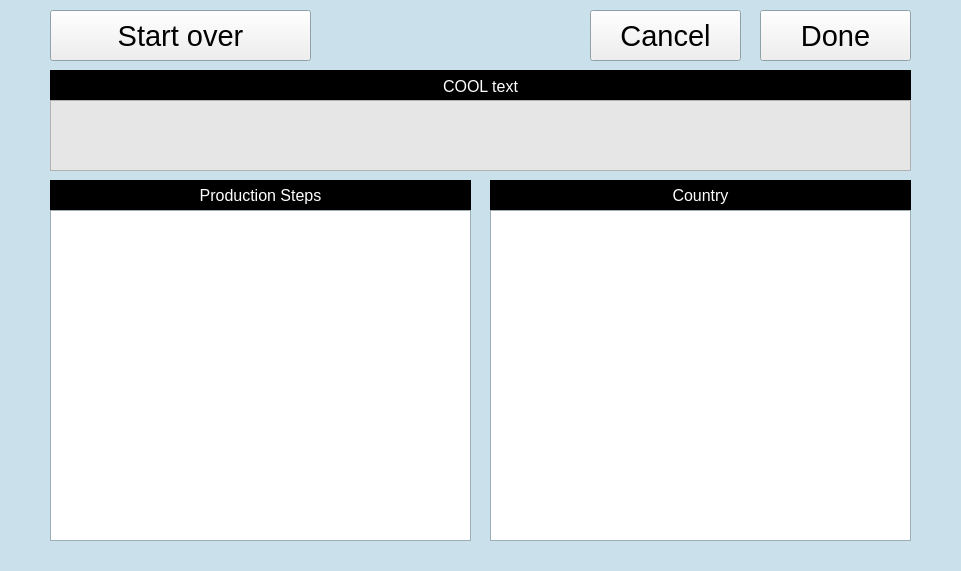
<?xml version="1.0" encoding="UTF-8"?>
<ui version="4.0">
 <class>ShortListEditor</class>
 <widget class="QWidget" name="ShortListEditor">
  <property name="windowModality">
   <enum>Qt::NonModal</enum>
  </property>
  <property name="enabled">
   <bool>true</bool>
  </property>
  <property name="geometry">
   <rect>
    <x>0</x>
    <y>0</y>
    <width>961</width>
    <height>571</height>
   </rect>
  </property>
  <property name="minimumSize">
   <size>
    <width>961</width>
    <height>571</height>
   </size>
  </property>
  <property name="maximumSize">
   <size>
    <width>961</width>
    <height>571</height>
   </size>
  </property>
  <property name="palette">
   <palette>
    <active>
     <colorrole role="Base">
      <brush brushstyle="SolidPattern">
       <color alpha="255">
        <red>255</red>
        <green>255</green>
        <blue>255</blue>
       </color>
      </brush>
     </colorrole>
     <colorrole role="Window">
      <brush brushstyle="SolidPattern">
       <color alpha="255">
        <red>202</red>
        <green>224</green>
        <blue>235</blue>
       </color>
      </brush>
     </colorrole>
    </active>
    <inactive>
     <colorrole role="Base">
      <brush brushstyle="SolidPattern">
       <color alpha="255">
        <red>255</red>
        <green>255</green>
        <blue>255</blue>
       </color>
      </brush>
     </colorrole>
     <colorrole role="Window">
      <brush brushstyle="SolidPattern">
       <color alpha="255">
        <red>202</red>
        <green>224</green>
        <blue>235</blue>
       </color>
      </brush>
     </colorrole>
    </inactive>
    <disabled>
     <colorrole role="Base">
      <brush brushstyle="SolidPattern">
       <color alpha="255">
        <red>202</red>
        <green>224</green>
        <blue>235</blue>
       </color>
      </brush>
     </colorrole>
     <colorrole role="Window">
      <brush brushstyle="SolidPattern">
       <color alpha="255">
        <red>202</red>
        <green>224</green>
        <blue>235</blue>
       </color>
      </brush>
     </colorrole>
    </disabled>
   </palette>
  </property>
  <property name="windowTitle">
   <string notr="true">Form</string>
  </property>
  <property name="autoFillBackground">
   <bool>true</bool>
  </property>
  <widget class="QPushButton" name="butDone">
   <property name="geometry">
    <rect>
     <x>760</x>
     <y>10</y>
     <width>151</width>
     <height>51</height>
    </rect>
   </property>
   <property name="sizePolicy">
    <sizepolicy hsizetype="Fixed" vsizetype="Fixed">
     <horstretch>0</horstretch>
     <verstretch>0</verstretch>
    </sizepolicy>
   </property>
   <property name="minimumSize">
    <size>
     <width>151</width>
     <height>51</height>
    </size>
   </property>
   <property name="maximumSize">
    <size>
     <width>151</width>
     <height>51</height>
    </size>
   </property>
   <property name="font">
    <font>
     <pointsize>22</pointsize>
    </font>
   </property>
   <property name="text">
    <string>Done</string>
   </property>
  </widget>
  <widget class="QPushButton" name="butCancel">
   <property name="geometry">
    <rect>
     <x>590</x>
     <y>10</y>
     <width>151</width>
     <height>51</height>
    </rect>
   </property>
   <property name="sizePolicy">
    <sizepolicy hsizetype="Fixed" vsizetype="Fixed">
     <horstretch>0</horstretch>
     <verstretch>0</verstretch>
    </sizepolicy>
   </property>
   <property name="minimumSize">
    <size>
     <width>151</width>
     <height>51</height>
    </size>
   </property>
   <property name="maximumSize">
    <size>
     <width>151</width>
     <height>51</height>
    </size>
   </property>
   <property name="font">
    <font>
     <pointsize>22</pointsize>
    </font>
   </property>
   <property name="text">
    <string>Cancel</string>
   </property>
  </widget>
  <widget class="QFrame" name="gbCOOLText">
   <property name="geometry">
    <rect>
     <x>50</x>
     <y>70</y>
     <width>861</width>
     <height>31</height>
    </rect>
   </property>
   <property name="sizePolicy">
    <sizepolicy hsizetype="Fixed" vsizetype="Fixed">
     <horstretch>0</horstretch>
     <verstretch>0</verstretch>
    </sizepolicy>
   </property>
   <property name="minimumSize">
    <size>
     <width>861</width>
     <height>31</height>
    </size>
   </property>
   <property name="maximumSize">
    <size>
     <width>861</width>
     <height>31</height>
    </size>
   </property>
   <property name="palette">
    <palette>
     <active>
      <colorrole role="Base">
       <brush brushstyle="SolidPattern">
        <color alpha="255">
         <red>255</red>
         <green>255</green>
         <blue>255</blue>
        </color>
       </brush>
      </colorrole>
      <colorrole role="Window">
       <brush brushstyle="SolidPattern">
        <color alpha="255">
         <red>0</red>
         <green>0</green>
         <blue>0</blue>
        </color>
       </brush>
      </colorrole>
     </active>
     <inactive>
      <colorrole role="Base">
       <brush brushstyle="SolidPattern">
        <color alpha="255">
         <red>255</red>
         <green>255</green>
         <blue>255</blue>
        </color>
       </brush>
      </colorrole>
      <colorrole role="Window">
       <brush brushstyle="SolidPattern">
        <color alpha="255">
         <red>0</red>
         <green>0</green>
         <blue>0</blue>
        </color>
       </brush>
      </colorrole>
     </inactive>
     <disabled>
      <colorrole role="Base">
       <brush brushstyle="SolidPattern">
        <color alpha="255">
         <red>0</red>
         <green>0</green>
         <blue>0</blue>
        </color>
       </brush>
      </colorrole>
      <colorrole role="Window">
       <brush brushstyle="SolidPattern">
        <color alpha="255">
         <red>0</red>
         <green>0</green>
         <blue>0</blue>
        </color>
       </brush>
      </colorrole>
     </disabled>
    </palette>
   </property>
   <property name="autoFillBackground">
    <bool>true</bool>
   </property>
   <property name="styleSheet">
    <string notr="true">QWidget#gbDefaultCOOLText{
	background-color: rgb(0, 0, 0);
}</string>
   </property>
   <widget class="QLabel" name="lblCOOLText">
    <property name="geometry">
     <rect>
      <x>30</x>
      <y>0</y>
      <width>801</width>
      <height>32</height>
     </rect>
    </property>
    <property name="sizePolicy">
     <sizepolicy hsizetype="Fixed" vsizetype="Fixed">
      <horstretch>0</horstretch>
      <verstretch>0</verstretch>
     </sizepolicy>
    </property>
    <property name="minimumSize">
     <size>
      <width>801</width>
      <height>32</height>
     </size>
    </property>
    <property name="maximumSize">
     <size>
      <width>801</width>
      <height>31</height>
     </size>
    </property>
    <property name="sizeIncrement">
     <size>
      <width>0</width>
      <height>0</height>
     </size>
    </property>
    <property name="palette">
     <palette>
      <active>
       <colorrole role="WindowText">
        <brush brushstyle="SolidPattern">
         <color alpha="255">
          <red>255</red>
          <green>255</green>
          <blue>255</blue>
         </color>
        </brush>
       </colorrole>
      </active>
      <inactive>
       <colorrole role="WindowText">
        <brush brushstyle="SolidPattern">
         <color alpha="255">
          <red>255</red>
          <green>255</green>
          <blue>255</blue>
         </color>
        </brush>
       </colorrole>
      </inactive>
      <disabled>
       <colorrole role="WindowText">
        <brush brushstyle="SolidPattern">
         <color alpha="255">
          <red>120</red>
          <green>120</green>
          <blue>120</blue>
         </color>
        </brush>
       </colorrole>
      </disabled>
     </palette>
    </property>
    <property name="font">
     <font>
      <pointsize>12</pointsize>
     </font>
    </property>
    <property name="styleSheet">
     <string notr="true">QLabel#lblDefaultCOOLText{
	color: rgb(255, 255, 255);
}</string>
    </property>
    <property name="text">
     <string>COOL text</string>
    </property>
    <property name="alignment">
     <set>Qt::AlignCenter</set>
    </property>
   </widget>
  </widget>
  <widget class="QFrame" name="gbCountry">
   <property name="geometry">
    <rect>
     <x>490</x>
     <y>180</y>
     <width>421</width>
     <height>31</height>
    </rect>
   </property>
   <property name="sizePolicy">
    <sizepolicy hsizetype="Fixed" vsizetype="Fixed">
     <horstretch>0</horstretch>
     <verstretch>0</verstretch>
    </sizepolicy>
   </property>
   <property name="minimumSize">
    <size>
     <width>421</width>
     <height>31</height>
    </size>
   </property>
   <property name="maximumSize">
    <size>
     <width>421</width>
     <height>31</height>
    </size>
   </property>
   <property name="palette">
    <palette>
     <active>
      <colorrole role="Base">
       <brush brushstyle="SolidPattern">
        <color alpha="255">
         <red>255</red>
         <green>255</green>
         <blue>255</blue>
        </color>
       </brush>
      </colorrole>
      <colorrole role="Window">
       <brush brushstyle="SolidPattern">
        <color alpha="255">
         <red>0</red>
         <green>0</green>
         <blue>0</blue>
        </color>
       </brush>
      </colorrole>
     </active>
     <inactive>
      <colorrole role="Base">
       <brush brushstyle="SolidPattern">
        <color alpha="255">
         <red>255</red>
         <green>255</green>
         <blue>255</blue>
        </color>
       </brush>
      </colorrole>
      <colorrole role="Window">
       <brush brushstyle="SolidPattern">
        <color alpha="255">
         <red>0</red>
         <green>0</green>
         <blue>0</blue>
        </color>
       </brush>
      </colorrole>
     </inactive>
     <disabled>
      <colorrole role="Base">
       <brush brushstyle="SolidPattern">
        <color alpha="255">
         <red>0</red>
         <green>0</green>
         <blue>0</blue>
        </color>
       </brush>
      </colorrole>
      <colorrole role="Window">
       <brush brushstyle="SolidPattern">
        <color alpha="255">
         <red>0</red>
         <green>0</green>
         <blue>0</blue>
        </color>
       </brush>
      </colorrole>
     </disabled>
    </palette>
   </property>
   <property name="autoFillBackground">
    <bool>true</bool>
   </property>
   <property name="styleSheet">
    <string notr="true">QWidget#gbDefaultCOOLText{
	background-color: rgb(0, 0, 0);
}</string>
   </property>
   <widget class="QLabel" name="lblCountry">
    <property name="geometry">
     <rect>
      <x>30</x>
      <y>0</y>
      <width>361</width>
      <height>31</height>
     </rect>
    </property>
    <property name="palette">
     <palette>
      <active>
       <colorrole role="WindowText">
        <brush brushstyle="SolidPattern">
         <color alpha="255">
          <red>255</red>
          <green>255</green>
          <blue>255</blue>
         </color>
        </brush>
       </colorrole>
      </active>
      <inactive>
       <colorrole role="WindowText">
        <brush brushstyle="SolidPattern">
         <color alpha="255">
          <red>255</red>
          <green>255</green>
          <blue>255</blue>
         </color>
        </brush>
       </colorrole>
      </inactive>
      <disabled>
       <colorrole role="WindowText">
        <brush brushstyle="SolidPattern">
         <color alpha="255">
          <red>120</red>
          <green>120</green>
          <blue>120</blue>
         </color>
        </brush>
       </colorrole>
      </disabled>
     </palette>
    </property>
    <property name="font">
     <font>
      <pointsize>12</pointsize>
     </font>
    </property>
    <property name="styleSheet">
     <string notr="true">QLabel#lblDefaultCOOLText{
	color: rgb(255, 255, 255);
}</string>
    </property>
    <property name="text">
     <string>Country</string>
    </property>
    <property name="alignment">
     <set>Qt::AlignCenter</set>
    </property>
   </widget>
  </widget>
  <widget class="QFrame" name="gbProductionSteps">
   <property name="geometry">
    <rect>
     <x>50</x>
     <y>180</y>
     <width>421</width>
     <height>31</height>
    </rect>
   </property>
   <property name="sizePolicy">
    <sizepolicy hsizetype="Fixed" vsizetype="Fixed">
     <horstretch>0</horstretch>
     <verstretch>0</verstretch>
    </sizepolicy>
   </property>
   <property name="minimumSize">
    <size>
     <width>421</width>
     <height>31</height>
    </size>
   </property>
   <property name="maximumSize">
    <size>
     <width>421</width>
     <height>31</height>
    </size>
   </property>
   <property name="palette">
    <palette>
     <active>
      <colorrole role="Button">
       <brush brushstyle="SolidPattern">
        <color alpha="255">
         <red>0</red>
         <green>0</green>
         <blue>0</blue>
        </color>
       </brush>
      </colorrole>
      <colorrole role="Base">
       <brush brushstyle="SolidPattern">
        <color alpha="255">
         <red>255</red>
         <green>255</green>
         <blue>255</blue>
        </color>
       </brush>
      </colorrole>
      <colorrole role="Window">
       <brush brushstyle="SolidPattern">
        <color alpha="255">
         <red>0</red>
         <green>0</green>
         <blue>0</blue>
        </color>
       </brush>
      </colorrole>
     </active>
     <inactive>
      <colorrole role="Button">
       <brush brushstyle="SolidPattern">
        <color alpha="255">
         <red>0</red>
         <green>0</green>
         <blue>0</blue>
        </color>
       </brush>
      </colorrole>
      <colorrole role="Base">
       <brush brushstyle="SolidPattern">
        <color alpha="255">
         <red>255</red>
         <green>255</green>
         <blue>255</blue>
        </color>
       </brush>
      </colorrole>
      <colorrole role="Window">
       <brush brushstyle="SolidPattern">
        <color alpha="255">
         <red>0</red>
         <green>0</green>
         <blue>0</blue>
        </color>
       </brush>
      </colorrole>
     </inactive>
     <disabled>
      <colorrole role="Button">
       <brush brushstyle="SolidPattern">
        <color alpha="255">
         <red>0</red>
         <green>0</green>
         <blue>0</blue>
        </color>
       </brush>
      </colorrole>
      <colorrole role="Base">
       <brush brushstyle="SolidPattern">
        <color alpha="255">
         <red>0</red>
         <green>0</green>
         <blue>0</blue>
        </color>
       </brush>
      </colorrole>
      <colorrole role="Window">
       <brush brushstyle="SolidPattern">
        <color alpha="255">
         <red>0</red>
         <green>0</green>
         <blue>0</blue>
        </color>
       </brush>
      </colorrole>
     </disabled>
    </palette>
   </property>
   <property name="autoFillBackground">
    <bool>true</bool>
   </property>
   <property name="styleSheet">
    <string notr="true">QWidget#gbDefaultCOOLText{
	background-color: rgb(0, 0, 0);
}</string>
   </property>
   <widget class="QLabel" name="lblProductionSteps">
    <property name="geometry">
     <rect>
      <x>30</x>
      <y>0</y>
      <width>361</width>
      <height>31</height>
     </rect>
    </property>
    <property name="palette">
     <palette>
      <active>
       <colorrole role="WindowText">
        <brush brushstyle="SolidPattern">
         <color alpha="255">
          <red>255</red>
          <green>255</green>
          <blue>255</blue>
         </color>
        </brush>
       </colorrole>
       <colorrole role="ButtonText">
        <brush brushstyle="SolidPattern">
         <color alpha="255">
          <red>255</red>
          <green>255</green>
          <blue>255</blue>
         </color>
        </brush>
       </colorrole>
      </active>
      <inactive>
       <colorrole role="WindowText">
        <brush brushstyle="SolidPattern">
         <color alpha="255">
          <red>255</red>
          <green>255</green>
          <blue>255</blue>
         </color>
        </brush>
       </colorrole>
       <colorrole role="ButtonText">
        <brush brushstyle="SolidPattern">
         <color alpha="255">
          <red>255</red>
          <green>255</green>
          <blue>255</blue>
         </color>
        </brush>
       </colorrole>
      </inactive>
      <disabled>
       <colorrole role="WindowText">
        <brush brushstyle="SolidPattern">
         <color alpha="255">
          <red>120</red>
          <green>120</green>
          <blue>120</blue>
         </color>
        </brush>
       </colorrole>
       <colorrole role="ButtonText">
        <brush brushstyle="SolidPattern">
         <color alpha="255">
          <red>120</red>
          <green>120</green>
          <blue>120</blue>
         </color>
        </brush>
       </colorrole>
      </disabled>
     </palette>
    </property>
    <property name="font">
     <font>
      <pointsize>12</pointsize>
     </font>
    </property>
    <property name="styleSheet">
     <string notr="true">QLabel#lblDefaultCOOLText{
	color: rgb(255, 255, 255);
}</string>
    </property>
    <property name="text">
     <string>Production Steps</string>
    </property>
    <property name="alignment">
     <set>Qt::AlignCenter</set>
    </property>
   </widget>
  </widget>
  <widget class="QTextEdit" name="teCoolText">
   <property name="enabled">
    <bool>false</bool>
   </property>
   <property name="geometry">
    <rect>
     <x>50</x>
     <y>100</y>
     <width>861</width>
     <height>71</height>
    </rect>
   </property>
   <property name="sizePolicy">
    <sizepolicy hsizetype="Fixed" vsizetype="Fixed">
     <horstretch>0</horstretch>
     <verstretch>0</verstretch>
    </sizepolicy>
   </property>
   <property name="minimumSize">
    <size>
     <width>861</width>
     <height>71</height>
    </size>
   </property>
   <property name="maximumSize">
    <size>
     <width>861</width>
     <height>71</height>
    </size>
   </property>
   <property name="palette">
    <palette>
     <active>
      <colorrole role="WindowText">
       <brush brushstyle="SolidPattern">
        <color alpha="255">
         <red>0</red>
         <green>0</green>
         <blue>0</blue>
        </color>
       </brush>
      </colorrole>
      <colorrole role="Text">
       <brush brushstyle="SolidPattern">
        <color alpha="255">
         <red>0</red>
         <green>0</green>
         <blue>0</blue>
        </color>
       </brush>
      </colorrole>
      <colorrole role="ButtonText">
       <brush brushstyle="SolidPattern">
        <color alpha="255">
         <red>0</red>
         <green>0</green>
         <blue>0</blue>
        </color>
       </brush>
      </colorrole>
      <colorrole role="Base">
       <brush brushstyle="SolidPattern">
        <color alpha="255">
         <red>255</red>
         <green>255</green>
         <blue>255</blue>
        </color>
       </brush>
      </colorrole>
      <colorrole role="Window">
       <brush brushstyle="SolidPattern">
        <color alpha="255">
         <red>230</red>
         <green>230</green>
         <blue>230</blue>
        </color>
       </brush>
      </colorrole>
     </active>
     <inactive>
      <colorrole role="WindowText">
       <brush brushstyle="SolidPattern">
        <color alpha="255">
         <red>0</red>
         <green>0</green>
         <blue>0</blue>
        </color>
       </brush>
      </colorrole>
      <colorrole role="Text">
       <brush brushstyle="SolidPattern">
        <color alpha="255">
         <red>0</red>
         <green>0</green>
         <blue>0</blue>
        </color>
       </brush>
      </colorrole>
      <colorrole role="ButtonText">
       <brush brushstyle="SolidPattern">
        <color alpha="255">
         <red>0</red>
         <green>0</green>
         <blue>0</blue>
        </color>
       </brush>
      </colorrole>
      <colorrole role="Base">
       <brush brushstyle="SolidPattern">
        <color alpha="255">
         <red>255</red>
         <green>255</green>
         <blue>255</blue>
        </color>
       </brush>
      </colorrole>
      <colorrole role="Window">
       <brush brushstyle="SolidPattern">
        <color alpha="255">
         <red>230</red>
         <green>230</green>
         <blue>230</blue>
        </color>
       </brush>
      </colorrole>
     </inactive>
     <disabled>
      <colorrole role="WindowText">
       <brush brushstyle="SolidPattern">
        <color alpha="255">
         <red>0</red>
         <green>0</green>
         <blue>0</blue>
        </color>
       </brush>
      </colorrole>
      <colorrole role="Text">
       <brush brushstyle="SolidPattern">
        <color alpha="255">
         <red>0</red>
         <green>0</green>
         <blue>0</blue>
        </color>
       </brush>
      </colorrole>
      <colorrole role="ButtonText">
       <brush brushstyle="SolidPattern">
        <color alpha="255">
         <red>0</red>
         <green>0</green>
         <blue>0</blue>
        </color>
       </brush>
      </colorrole>
      <colorrole role="Base">
       <brush brushstyle="SolidPattern">
        <color alpha="255">
         <red>230</red>
         <green>230</green>
         <blue>230</blue>
        </color>
       </brush>
      </colorrole>
      <colorrole role="Window">
       <brush brushstyle="SolidPattern">
        <color alpha="255">
         <red>230</red>
         <green>230</green>
         <blue>230</blue>
        </color>
       </brush>
      </colorrole>
     </disabled>
    </palette>
   </property>
   <property name="font">
    <font>
     <pointsize>12</pointsize>
    </font>
   </property>
   <property name="autoFillBackground">
    <bool>true</bool>
   </property>
   <property name="verticalScrollBarPolicy">
    <enum>Qt::ScrollBarAlwaysOff</enum>
   </property>
  </widget>
  <widget class="QPushButton" name="butStartOver">
   <property name="geometry">
    <rect>
     <x>50</x>
     <y>10</y>
     <width>261</width>
     <height>51</height>
    </rect>
   </property>
   <property name="sizePolicy">
    <sizepolicy hsizetype="Fixed" vsizetype="Fixed">
     <horstretch>0</horstretch>
     <verstretch>0</verstretch>
    </sizepolicy>
   </property>
   <property name="minimumSize">
    <size>
     <width>261</width>
     <height>51</height>
    </size>
   </property>
   <property name="maximumSize">
    <size>
     <width>261</width>
     <height>51</height>
    </size>
   </property>
   <property name="font">
    <font>
     <pointsize>22</pointsize>
    </font>
   </property>
   <property name="text">
    <string>Start over</string>
   </property>
  </widget>
  <widget class="QTableWidget" name="tblStepList">
   <property name="geometry">
    <rect>
     <x>50</x>
     <y>210</y>
     <width>421</width>
     <height>331</height>
    </rect>
   </property>
   <property name="sizePolicy">
    <sizepolicy hsizetype="Fixed" vsizetype="Fixed">
     <horstretch>0</horstretch>
     <verstretch>0</verstretch>
    </sizepolicy>
   </property>
   <property name="minimumSize">
    <size>
     <width>421</width>
     <height>331</height>
    </size>
   </property>
   <property name="maximumSize">
    <size>
     <width>421</width>
     <height>331</height>
    </size>
   </property>
   <property name="font">
    <font>
     <pointsize>12</pointsize>
    </font>
   </property>
   <property name="verticalScrollBarPolicy">
    <enum>Qt::ScrollBarAsNeeded</enum>
   </property>
   <property name="horizontalScrollBarPolicy">
    <enum>Qt::ScrollBarAlwaysOff</enum>
   </property>
   <attribute name="horizontalHeaderVisible">
    <bool>false</bool>
   </attribute>
   <attribute name="verticalHeaderVisible">
    <bool>false</bool>
   </attribute>
  </widget>
  <widget class="QTableWidget" name="tblCountryList">
   <property name="geometry">
    <rect>
     <x>490</x>
     <y>210</y>
     <width>421</width>
     <height>331</height>
    </rect>
   </property>
   <property name="sizePolicy">
    <sizepolicy hsizetype="Fixed" vsizetype="Fixed">
     <horstretch>0</horstretch>
     <verstretch>0</verstretch>
    </sizepolicy>
   </property>
   <property name="minimumSize">
    <size>
     <width>421</width>
     <height>331</height>
    </size>
   </property>
   <property name="maximumSize">
    <size>
     <width>421</width>
     <height>331</height>
    </size>
   </property>
   <property name="font">
    <font>
     <pointsize>12</pointsize>
    </font>
   </property>
   <attribute name="horizontalHeaderVisible">
    <bool>false</bool>
   </attribute>
   <attribute name="horizontalHeaderHighlightSections">
    <bool>false</bool>
   </attribute>
   <attribute name="verticalHeaderVisible">
    <bool>false</bool>
   </attribute>
  </widget>
 </widget>
 <resources/>
 <connections/>
</ui>
